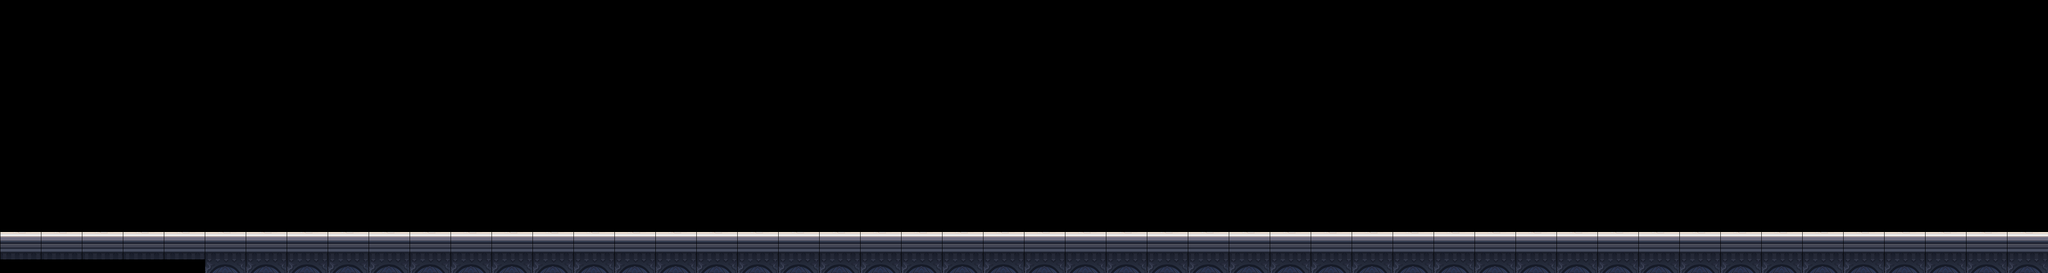

This game map was drawn from its Tiled (.tmx) file and the tilesets committed beside it. A one-line description and the full map source follow:
An orthogonal 150x20 tile map with 32x32 px tiles, 1 tile layer (floor), 2 tilesets.

<map version="1.2" tiledversion="1.3.1" orientation="orthogonal" renderorder="left-up" compressionlevel="0" width="150" height="20" tilewidth="32" tileheight="32" infinite="0" nextlayerid="2" nextobjectid="1">
 <tileset firstgid="1" source="../tsxs/Background_02.tsx" />
 <tileset firstgid="257" source="../tsxs/Item_02_New.tsx" />
 <layer id="1" name="floor" width="150" height="20">
  <data encoding="csv">
0,0,0,0,0,0,0,0,0,0,0,0,0,0,0,0,0,0,0,0,0,0,0,0,0,0,0,0,0,0,0,0,0,0,0,0,0,0,0,0,0,0,0,0,0,0,0,0,0,0,0,0,0,0,0,0,0,0,0,0,0,0,0,0,0,0,0,0,0,0,0,0,0,0,0,0,0,0,0,0,0,0,0,0,0,0,0,0,0,0,0,0,0,0,0,0,0,0,0,0,0,0,0,0,0,0,0,0,0,0,0,0,0,0,0,0,0,0,0,0,0,0,0,0,0,0,0,0,0,0,0,0,0,0,0,0,0,0,0,0,0,0,0,0,0,0,0,0,0,0,
0,0,0,0,0,0,0,0,0,0,0,0,0,0,0,0,0,0,0,0,0,0,0,0,0,0,0,0,0,0,0,0,0,0,0,0,0,0,0,0,0,0,0,0,0,0,0,0,0,0,0,0,0,0,0,0,0,0,0,0,0,0,0,0,0,0,0,0,0,0,0,0,0,0,0,0,0,0,0,0,0,0,0,0,0,0,0,0,0,0,0,0,0,0,0,0,0,0,0,0,0,0,0,0,0,0,0,0,0,0,0,0,0,0,0,0,0,0,0,0,0,0,0,0,0,0,0,0,0,0,0,0,0,0,0,0,0,0,0,0,0,0,0,0,0,0,0,0,0,0,
0,0,0,0,0,0,0,0,0,0,0,0,0,0,0,0,0,0,0,0,0,0,0,0,0,0,0,0,0,0,0,0,0,0,0,0,0,0,0,0,0,0,0,0,0,0,0,0,0,0,0,0,0,0,0,0,0,0,0,0,0,0,0,0,0,0,0,0,0,0,0,0,0,0,0,0,0,0,0,0,0,0,0,0,0,0,0,0,0,0,0,0,0,0,0,0,0,0,0,0,0,0,0,0,0,0,0,0,0,0,0,0,0,0,0,0,0,0,0,0,0,0,0,0,0,0,0,0,0,0,0,0,0,0,0,0,0,0,0,0,0,0,0,0,0,0,0,0,0,0,
0,0,0,0,0,0,0,0,0,0,0,0,0,0,0,0,0,0,0,0,0,0,0,0,0,0,0,0,0,0,0,0,0,0,0,0,0,0,0,0,0,0,0,0,0,0,0,0,0,0,0,0,0,0,0,0,0,0,0,0,0,0,0,0,0,0,0,0,0,0,0,0,0,0,0,0,0,0,0,0,0,0,0,0,0,0,0,0,0,0,0,0,0,0,0,0,0,0,0,0,0,0,0,0,0,0,0,0,0,0,0,0,0,0,0,0,0,0,0,0,0,0,0,0,0,0,0,0,0,0,0,0,0,0,0,0,0,0,0,0,0,0,0,0,0,0,0,0,0,0,
0,0,0,0,0,0,0,0,0,0,0,0,0,0,0,0,0,0,0,0,0,0,0,0,0,0,0,0,0,0,0,0,0,0,0,0,0,0,0,0,0,0,0,0,0,0,0,0,0,0,0,0,0,0,0,0,0,0,0,0,0,0,0,0,0,0,0,0,0,0,0,0,0,0,0,0,0,0,0,0,0,0,0,0,0,0,0,0,0,0,0,0,0,0,0,0,0,0,0,0,0,0,0,0,0,0,0,0,0,0,0,0,0,0,0,0,0,0,0,0,0,0,0,0,0,0,0,0,0,0,0,0,0,0,0,0,0,0,0,0,0,0,0,0,0,0,0,0,0,0,
0,0,0,0,0,0,0,0,0,0,0,0,0,0,0,0,0,0,0,0,0,0,0,0,0,0,0,0,0,0,0,0,0,0,0,0,0,0,0,0,0,0,0,0,0,0,0,0,0,0,0,0,0,0,0,0,0,0,0,0,0,0,0,0,0,0,0,0,0,0,0,0,0,0,0,0,0,0,0,0,0,0,0,0,0,0,0,0,0,0,0,0,0,0,0,0,0,0,0,0,0,0,0,0,0,0,0,0,0,0,0,0,0,0,0,0,0,0,0,0,0,0,0,0,0,0,0,0,0,0,0,0,0,0,0,0,0,0,0,0,0,0,0,0,0,0,0,0,0,0,
0,0,0,0,0,0,0,0,0,0,0,0,0,0,0,0,0,0,0,0,0,0,0,0,0,0,0,0,0,0,0,0,0,0,0,0,0,0,0,0,0,0,0,0,0,0,0,0,0,0,0,0,0,0,0,0,0,0,0,0,0,0,0,0,0,0,0,0,0,0,0,0,0,0,0,0,0,0,0,0,0,0,0,0,0,0,0,0,0,0,0,0,0,0,0,0,0,0,0,0,0,0,0,0,0,0,0,0,0,0,0,0,0,0,0,0,0,0,0,0,0,0,0,0,0,0,0,0,0,0,0,0,0,0,0,0,0,0,0,0,0,0,0,0,0,0,0,0,0,0,
0,0,0,0,0,0,0,0,0,0,0,0,0,0,0,0,0,0,0,0,0,0,0,0,0,0,0,0,0,0,0,0,0,0,0,0,0,0,0,0,0,0,0,0,0,0,0,0,0,0,0,0,0,0,0,0,0,0,0,0,0,0,0,0,0,0,0,0,0,0,0,0,0,0,0,0,0,0,0,0,0,0,0,0,0,0,0,0,0,0,0,0,0,0,0,0,0,0,0,0,0,0,0,0,0,0,0,0,0,0,0,0,0,0,0,0,0,0,0,0,0,0,0,0,0,0,0,0,0,0,0,0,0,0,0,0,0,0,0,0,0,0,0,0,0,0,0,0,0,0,
0,0,0,0,0,0,0,0,0,0,0,0,0,0,0,0,0,0,0,0,0,0,0,0,0,0,0,0,0,0,0,0,0,0,0,0,0,0,0,0,0,0,0,0,0,0,0,0,0,0,0,0,0,0,0,0,0,0,0,0,0,0,0,0,0,0,0,0,0,0,0,0,0,0,0,0,0,0,0,0,0,0,0,0,0,0,0,0,0,0,0,0,0,0,0,0,0,0,0,0,0,0,0,0,0,0,0,0,0,0,0,0,0,0,0,0,0,0,0,0,0,0,0,0,0,0,0,0,0,0,0,0,0,0,0,0,0,0,0,0,0,0,0,0,0,0,0,0,0,0,
0,0,0,0,0,0,0,0,0,0,0,0,0,0,0,0,0,0,0,0,0,0,0,0,0,0,0,0,0,0,0,0,0,0,0,0,0,0,0,0,0,0,0,0,0,0,0,0,0,0,0,0,0,0,0,0,0,0,0,0,0,0,0,0,0,0,0,0,0,0,0,0,0,0,0,0,0,0,0,0,0,0,0,0,0,0,0,0,0,0,0,0,0,0,0,0,0,0,0,0,0,0,0,0,0,0,0,0,0,0,0,0,0,0,0,0,0,0,0,0,0,0,0,0,0,0,0,0,0,0,0,0,0,0,0,0,0,0,0,0,0,0,0,0,0,0,0,0,0,0,
0,0,0,0,0,0,0,0,0,0,0,0,0,0,0,0,0,0,0,0,0,0,0,0,0,0,0,0,0,0,0,0,0,0,0,0,0,0,0,0,0,0,0,0,0,0,0,0,0,0,0,0,0,0,0,0,0,0,0,0,0,0,0,0,0,0,0,0,0,0,0,0,0,0,0,0,0,0,0,0,0,0,0,0,0,0,0,0,0,0,0,0,0,0,0,0,0,0,0,0,0,0,0,0,0,0,0,0,0,0,0,0,0,0,0,0,0,0,0,0,0,0,0,0,0,0,0,0,0,0,0,0,0,0,0,0,0,0,0,0,0,0,0,0,0,0,0,0,0,0,
0,0,0,0,0,0,0,0,0,0,0,0,0,0,0,0,0,0,0,0,0,0,0,0,0,0,0,0,0,0,0,0,0,0,0,0,0,0,0,0,0,0,0,0,0,0,0,0,0,0,0,0,0,0,0,0,0,0,0,0,0,0,0,0,0,0,0,0,0,0,0,0,0,0,0,0,0,0,0,0,0,0,0,0,0,0,0,0,0,0,0,0,0,0,0,0,0,0,0,0,0,0,0,0,0,0,0,0,0,0,0,0,0,0,0,0,0,0,0,0,0,0,0,0,0,0,0,0,0,0,0,0,0,0,0,0,0,0,0,0,0,0,0,0,0,0,0,0,0,0,
0,0,0,0,0,0,0,0,0,0,0,0,0,0,0,0,0,0,0,0,0,0,0,0,0,0,0,0,0,0,0,0,0,0,0,0,0,0,0,0,0,0,0,0,0,0,0,0,0,0,0,0,0,0,0,0,0,0,0,0,0,0,0,0,0,0,0,0,0,0,0,0,0,0,0,0,0,0,0,0,0,0,0,0,0,0,0,0,0,0,0,0,0,0,0,0,0,0,0,0,0,0,0,0,0,0,0,0,0,0,0,0,0,0,0,0,0,0,0,0,0,0,0,0,0,0,0,0,0,0,0,0,0,0,0,0,0,0,0,0,0,0,0,0,0,0,0,0,0,0,
0,0,0,0,0,0,0,0,0,0,0,0,0,0,0,0,0,0,0,0,0,0,0,0,0,0,0,0,0,0,0,0,0,0,0,0,0,0,0,0,0,0,0,0,0,0,0,0,0,0,0,0,0,0,0,0,0,0,0,0,0,0,0,0,0,0,0,0,0,0,0,0,0,0,0,0,0,0,0,0,0,0,0,0,0,0,0,0,0,0,0,0,0,0,0,0,0,0,0,0,0,0,0,0,0,0,0,0,0,0,0,0,0,0,0,0,0,0,0,0,0,0,0,0,0,0,0,0,0,0,0,0,0,0,0,0,0,0,0,0,0,0,0,0,0,0,0,0,0,0,
0,0,0,0,0,0,0,0,0,0,0,0,0,0,0,0,0,0,0,0,0,0,0,0,0,0,0,0,0,0,0,0,0,0,0,0,0,0,0,0,0,0,0,0,0,0,0,0,0,0,0,0,0,0,0,0,0,0,0,0,0,0,0,0,0,0,0,0,0,0,0,0,0,0,0,0,0,0,0,0,0,0,0,0,0,0,0,0,0,0,0,0,0,0,0,0,0,0,0,0,0,0,0,0,0,0,0,0,0,0,0,0,0,0,0,0,0,0,0,0,0,0,0,0,0,0,0,0,0,0,0,0,0,0,0,0,0,0,0,0,0,0,0,0,0,0,0,0,0,0,
0,0,0,0,0,0,0,0,0,0,0,0,0,0,0,0,0,0,0,0,0,0,0,0,0,0,0,0,0,0,0,0,0,0,0,0,0,0,0,0,0,0,0,0,0,0,0,0,0,0,0,0,0,0,0,0,0,0,0,0,0,0,0,0,0,0,0,0,0,0,0,0,0,0,0,0,0,0,0,0,0,0,0,0,0,0,0,0,0,0,0,0,0,0,0,0,0,0,0,0,0,0,0,0,0,0,0,0,0,0,0,0,0,0,0,0,0,0,0,0,0,0,0,0,0,0,0,0,0,0,0,0,0,0,0,0,0,0,0,0,0,0,0,0,0,0,0,0,0,0,
0,0,0,0,0,0,0,0,0,0,0,0,0,0,0,0,0,0,0,0,0,0,0,0,0,0,0,0,0,0,0,0,0,0,0,0,0,0,0,0,0,0,0,0,0,0,0,0,0,0,0,0,0,0,0,0,0,0,0,0,0,0,0,0,0,0,0,0,0,0,0,0,0,0,0,0,0,0,0,0,0,0,0,0,0,0,0,0,0,0,0,0,0,0,0,0,0,0,0,0,0,0,0,0,0,0,0,0,0,0,0,0,0,0,0,0,0,0,0,0,0,0,0,0,0,0,0,0,0,0,0,0,0,0,0,0,0,0,0,0,0,0,0,0,0,0,0,0,0,0,
299,300,301,299,300,301,299,300,301,299,300,301,299,300,301,299,300,301,299,300,301,299,300,301,299,300,301,299,300,301,299,300,301,299,300,301,299,300,301,299,300,301,299,300,301,299,300,301,299,300,301,299,300,301,299,300,301,299,300,301,299,300,301,299,300,301,299,300,301,299,300,301,299,300,301,299,300,301,299,300,301,299,300,301,299,300,301,299,300,301,299,300,301,299,300,301,299,300,301,299,300,301,299,300,301,299,300,301,299,300,301,299,300,301,299,300,301,299,300,301,299,300,301,299,300,301,299,300,301,299,300,301,299,300,301,299,300,301,299,300,301,299,300,301,299,300,301,299,300,301,
331,332,333,331,332,333,331,332,333,331,332,333,331,332,333,331,332,333,331,332,333,331,332,333,331,332,333,331,332,333,331,332,333,331,332,333,331,332,333,331,332,333,331,332,333,331,332,333,331,332,333,331,332,333,331,332,333,331,332,333,331,332,333,331,332,333,331,332,333,331,332,333,331,332,333,331,332,333,331,332,333,331,332,333,331,332,333,331,332,333,331,332,333,331,332,333,331,332,333,331,332,333,331,332,333,331,332,333,331,332,333,331,332,333,331,332,333,331,332,333,331,332,333,331,332,333,331,332,333,331,332,333,331,332,333,331,332,333,331,332,333,331,332,333,331,332,333,331,332,333,
0,0,0,0,0,0,0,0,0,0,0,0,0,0,0,363,364,365,363,364,365,363,364,365,363,364,365,363,364,365,363,364,365,363,364,365,363,364,365,363,364,365,363,364,365,363,364,365,363,364,365,363,364,365,363,364,365,363,364,365,363,364,365,363,364,365,363,364,365,363,364,365,363,364,365,363,364,365,363,364,365,363,364,365,363,364,365,363,364,365,363,364,365,363,364,365,363,364,365,363,364,365,363,364,365,363,364,365,363,364,365,363,364,365,363,364,365,363,364,365,363,364,365,363,364,365,363,364,365,363,364,365,363,364,365,363,364,365,363,364,365,363,364,365,363,364,365,363,364,365
</data>
 </layer>
</map>
